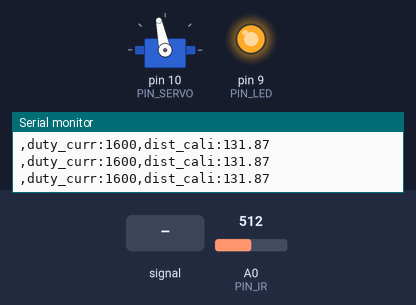
Recording of a sketch running on a simulated Arduino Uno, built with avr-gcc and run on an emulated ATmega328P. Parts: servo, output pins drawn as LEDs (lit = HIGH), the last lines printed to the serial monitor. The inputs (shaded band) are chosen by the test bench; at power-on: A0 (PIN_IR) = 512.

Above: at 1.2 s.
1.3 s: A0 (PIN_IR) fed a 1000 Hz sine of ±255 counts around its level
4.3 s: A0 (PIN_IR) set to 245
At 4.7 s:
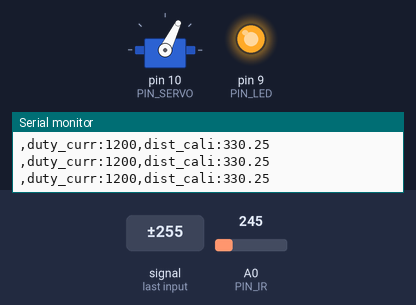
5.8 s: A0 (PIN_IR) fed a 200 Hz sine of ±81 counts around its level
At 7.55 s:
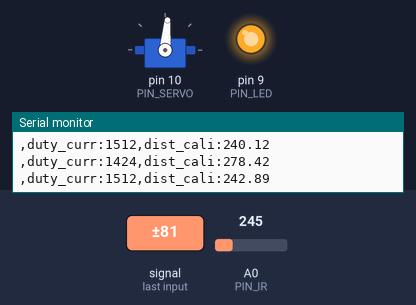
8.8 s: A0 (PIN_IR) set to 265
10.4 s: A0 (PIN_IR) set to 287
11.9 s: A0 (PIN_IR) set to 315
At 12.8 s:
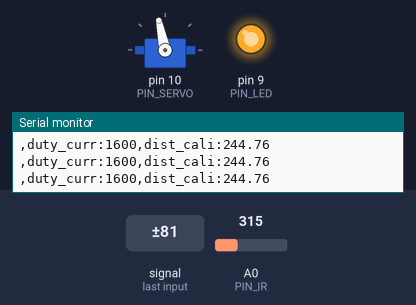
Timing chart, 0 to 14.4 s (numbered marks = the images above; inputs shaded):
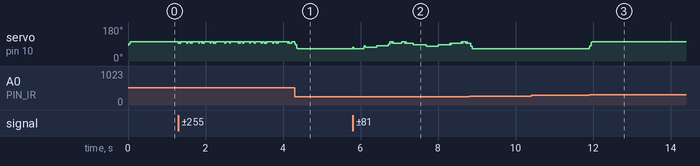

The sketch:

21_bbc_20203105.ino
```cpp
#include <Servo.h>

// Arduino pin assignment
#define PIN_SERVO 10
#define PIN_IR A0
#define PIN_LED 9

// configurable parameters
#define _DUTY_MIN 1200
#define _DUTY_NEU 1400 // servo neutral position (90 degree)
#define _DUTY_MAX 1600
#define _SERVO_SPEED 2000 // servo speed limit (unit: degree/second)
#define INTERVAL 20  // servo update interval

// global variables
unsigned long last_sampling_time; // unit: ms
int duty_chg_per_interval; // maximum duty difference per interval
Servo myservo;
int duty_curr;
int a, b; // unit: mm

void setup() {
// initialize GPIO pins
  myservo.attach(PIN_SERVO);
  duty_curr = _DUTY_NEU;
  myservo.writeMicroseconds(duty_curr);
  pinMode(PIN_LED,OUTPUT);
  digitalWrite(PIN_LED, 1);

// initialize serial port
  Serial.begin(57600);
  a = 70;
  b = 300;

// convert angle speed into duty change per interval.
  duty_chg_per_interval = (_DUTY_MAX - _DUTY_MIN) * (_SERVO_SPEED / 180.0) * (INTERVAL / 1000.0);

// initialize last sampling time
  last_sampling_time = 0;
}
float ir_distance(void){ // return value unit: mm
  float val;
  float volt = float(analogRead(PIN_IR));
  val = ((6762.0/(volt-9.0))-4.0) * 10.0;
  return val;
}

void loop() {
// wait until next sampling time.
  float raw_dist = ir_distance();
  float dist_cali = 100 + 300.0 / (b - a) * (raw_dist - a);
// millis() returns the number of milliseconds since the program started. Will overflow after 50 days.
  if(millis() < last_sampling_time + INTERVAL) return;

// adjust duty_curr toward duty_target by duty_chg_per_interval
  if(dist_cali > 255) {
    duty_curr -= duty_chg_per_interval;
    if (duty_curr >= _DUTY_MIN){
    }
    else{
      duty_curr = _DUTY_MIN;
    }
    myservo.writeMicroseconds(duty_curr);
  }
  else {
    duty_curr += duty_chg_per_interval;
    if (duty_curr <= _DUTY_MAX){
    }
    else{
      duty_curr = _DUTY_MAX;
    }
    myservo.writeMicroseconds(duty_curr);
  }


// output the read value to the serial port
  Serial.print(",duty_curr:");
  Serial.print(duty_curr);
  Serial.print(",dist_cali:");
  Serial.println(dist_cali);


// update last sampling time
  last_sampling_time += INTERVAL;
}
```

Measured:
- the behaviour switches between 304 and 305 on A0 (PIN_IR) (found by bisection; images 2 and 3)
- after the input at 11.9 s, servo on pin 10 (PIN_SERVO): 64° → 102° at once
